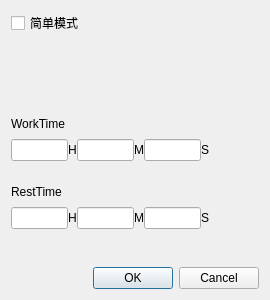
<?xml version="1.0" encoding="UTF-8"?>
<ui version="4.0">
 <class>SettingDialog</class>
 <widget class="QDialog" name="SettingDialog">
  <property name="geometry">
   <rect>
    <x>0</x>
    <y>0</y>
    <width>270</width>
    <height>300</height>
   </rect>
  </property>
  <property name="minimumSize">
   <size>
    <width>270</width>
    <height>300</height>
   </size>
  </property>
  <property name="maximumSize">
   <size>
    <width>270</width>
    <height>300</height>
   </size>
  </property>
  <property name="windowTitle">
   <string>Settings</string>
  </property>
  <layout class="QVBoxLayout" name="verticalLayout_3">
   <item>
    <widget class="QCheckBox" name="simpleModeBox">
     <property name="font">
      <font>
       <family>Arial</family>
      </font>
     </property>
     <property name="text">
      <string>简单模式</string>
     </property>
    </widget>
   </item>
   <item>
    <spacer name="verticalSpacer">
     <property name="orientation">
      <enum>Qt::Vertical</enum>
     </property>
     <property name="sizeType">
      <enum>QSizePolicy::Fixed</enum>
     </property>
     <property name="sizeHint" stdset="0">
      <size>
       <width>20</width>
       <height>70</height>
      </size>
     </property>
    </spacer>
   </item>
   <item>
    <layout class="QVBoxLayout" name="verticalLayout">
     <property name="spacing">
      <number>0</number>
     </property>
     <item>
      <widget class="QLabel" name="label">
       <property name="font">
        <font>
         <family>Arial</family>
        </font>
       </property>
       <property name="text">
        <string>WorkTime</string>
       </property>
      </widget>
     </item>
     <item>
      <layout class="QHBoxLayout" name="horizontalLayout">
       <item>
        <widget class="QLineEdit" name="WhEdit"/>
       </item>
       <item>
        <widget class="QLabel" name="label_2">
         <property name="font">
          <font>
           <family>Arial</family>
          </font>
         </property>
         <property name="text">
          <string>H</string>
         </property>
        </widget>
       </item>
       <item>
        <widget class="QLineEdit" name="WmEdit"/>
       </item>
       <item>
        <widget class="QLabel" name="label_3">
         <property name="font">
          <font>
           <family>Arial</family>
          </font>
         </property>
         <property name="text">
          <string>M</string>
         </property>
        </widget>
       </item>
       <item>
        <widget class="QLineEdit" name="WsEdit"/>
       </item>
       <item>
        <widget class="QLabel" name="label_4">
         <property name="font">
          <font>
           <family>Arial</family>
          </font>
         </property>
         <property name="text">
          <string>S</string>
         </property>
        </widget>
       </item>
       <item>
        <spacer name="horizontalSpacer">
         <property name="orientation">
          <enum>Qt::Horizontal</enum>
         </property>
         <property name="sizeType">
          <enum>QSizePolicy::Fixed</enum>
         </property>
         <property name="sizeHint" stdset="0">
          <size>
           <width>50</width>
           <height>20</height>
          </size>
         </property>
        </spacer>
       </item>
      </layout>
     </item>
    </layout>
   </item>
   <item>
    <spacer name="verticalSpacer_2">
     <property name="orientation">
      <enum>Qt::Vertical</enum>
     </property>
     <property name="sizeType">
      <enum>QSizePolicy::Fixed</enum>
     </property>
     <property name="sizeHint" stdset="0">
      <size>
       <width>20</width>
       <height>10</height>
      </size>
     </property>
    </spacer>
   </item>
   <item>
    <layout class="QVBoxLayout" name="verticalLayout_2">
     <property name="spacing">
      <number>0</number>
     </property>
     <item>
      <widget class="QLabel" name="label_5">
       <property name="font">
        <font>
         <family>Arial</family>
        </font>
       </property>
       <property name="text">
        <string>RestTime</string>
       </property>
      </widget>
     </item>
     <item>
      <layout class="QHBoxLayout" name="horizontalLayout_2">
       <item>
        <widget class="QLineEdit" name="RhEdit"/>
       </item>
       <item>
        <widget class="QLabel" name="label_6">
         <property name="font">
          <font>
           <family>Arial</family>
          </font>
         </property>
         <property name="text">
          <string>H</string>
         </property>
        </widget>
       </item>
       <item>
        <widget class="QLineEdit" name="RmEdit"/>
       </item>
       <item>
        <widget class="QLabel" name="label_7">
         <property name="font">
          <font>
           <family>Arial</family>
          </font>
         </property>
         <property name="text">
          <string>M</string>
         </property>
        </widget>
       </item>
       <item>
        <widget class="QLineEdit" name="RsEdit"/>
       </item>
       <item>
        <widget class="QLabel" name="label_8">
         <property name="font">
          <font>
           <family>Arial</family>
          </font>
         </property>
         <property name="text">
          <string>S</string>
         </property>
        </widget>
       </item>
       <item>
        <spacer name="horizontalSpacer_2">
         <property name="orientation">
          <enum>Qt::Horizontal</enum>
         </property>
         <property name="sizeType">
          <enum>QSizePolicy::Fixed</enum>
         </property>
         <property name="sizeHint" stdset="0">
          <size>
           <width>50</width>
           <height>20</height>
          </size>
         </property>
        </spacer>
       </item>
      </layout>
     </item>
    </layout>
   </item>
   <item>
    <spacer name="verticalSpacer_3">
     <property name="orientation">
      <enum>Qt::Vertical</enum>
     </property>
     <property name="sizeType">
      <enum>QSizePolicy::Fixed</enum>
     </property>
     <property name="sizeHint" stdset="0">
      <size>
       <width>20</width>
       <height>30</height>
      </size>
     </property>
    </spacer>
   </item>
   <item>
    <widget class="QDialogButtonBox" name="buttonBox">
     <property name="standardButtons">
      <set>QDialogButtonBox::Cancel|QDialogButtonBox::Ok</set>
     </property>
    </widget>
   </item>
  </layout>
 </widget>
 <resources/>
 <connections/>
</ui>
